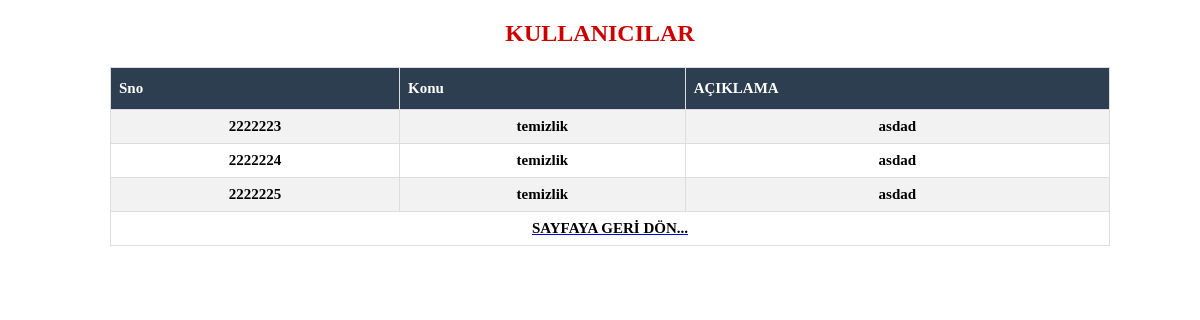
Screenshot of /sikayet2.php with the database file from the repository.
### tables this page shows
CREATE TABLE `sikayet` (
  `idno` int(16) NOT NULL,
  `konu` text NOT NULL,
  `mesaj` text NOT NULL
);

### sikayet2.php (the view, shortened to what this page needs)
<!DOCTYPE html PUBLIC "-//W3C//DTD XHTML 1.0 Transitional//EN" "http://www.w3.org/TR/xhtml1/DTD/xhtml1-transitional.dtd">
<html xmlns="http://www.w3.org/1999/xhtml">
<head>
<link href="css/sitil.css" rel="stylesheet" type="text/css" />
</head>
<center>
<div class="listeleme"><h2><center> <font color="#C00">KULLANICILAR</font></center></h2>
<?php
$sec=mysql_query("select *FROM sikayet");
echo'<table border="1" class="tablo"><tr>';
echo"<th>Sno</th><th>Konu</th><th>AÇIKLAMA</th>";
while($dizi=mysql_fetch_array($sec))
{
	echo"<tr><td>".$dizi['idno']."</td>";
	echo"<td>".$dizi['konu']."</td>";
	echo"<td>".$dizi['mesaj']."</td>";
}
echo"<tr><td colspan='12' align='center'><a href='giris2.php'><font color=#000000>SAYFAYA GERİ DÖN...</font></a></td></table>";
?>
</div>
</center>
</html>

### css/sitil.css (style rules this page uses)
table { width:300px; height:300px; font-size:25px; }
tr { text-align:center; font-weight:bold; }

### sikayet2.php (style rules this page uses)
.listeleme { width: 1000px; height: auto; clear: both; }
table { border-collapse: collapse; width:1000px; height: auto; margin-bottom: 40px; margin-left: 10px; font-size: 15px; }
td,th { border: 1px solid #ddd; padding: 8px; }
tr:nth-child(even) { background-color: #f2f2f2; }
th { padding-top: 12px; padding-bottom: 12px; text-align: left; background-color: #2c3e50; color: white; }

### rows the page displays
sikayet: idno "2222223", konu "temizlik", mesaj "asdad"
sikayet: idno "2222224", konu "temizlik", mesaj "asdad"
sikayet: idno "2222225", konu "temizlik", mesaj "asdad"
